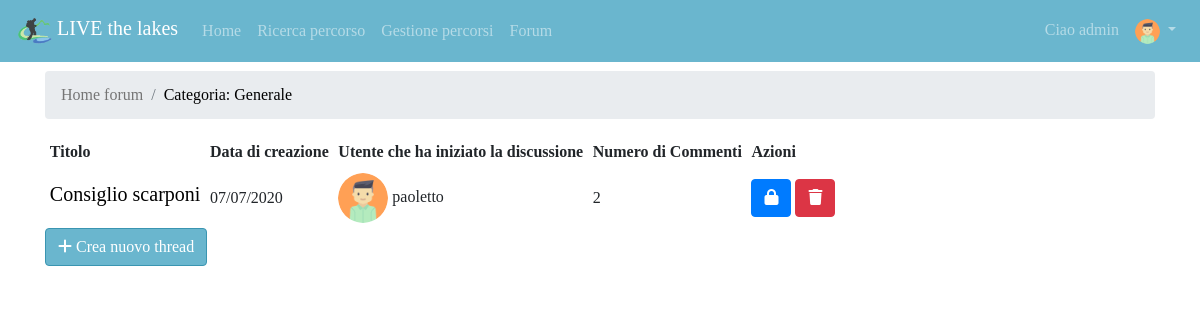
The page /forum/thread_category/1/ (signed in) on the database its author committed.
### forum/models.py (models this page shows)
class Category(models.Model):
    title = models.CharField(max_length=30, unique=True)

class Thread(models.Model):
    user = models.ForeignKey(Profile, on_delete=models.CASCADE)
    created_at = models.DateTimeField(auto_now_add=True)
    title = models.CharField(max_length=200)
    text = models.TextField()
    is_active = models.BooleanField(default=True)
    category = models.ForeignKey(Category, on_delete=models.CASCADE, default="None")
    def get_create_date(self):
        return self.created_at.strftime("%d/%m/%Y")
    def get_user(self):
        return self.user.user

### userManagement/models.py (models this page shows, shortened)
class Profile(models.Model):
    user = models.OneToOneField(User, on_delete=models.CASCADE, related_name='profile')
    avatar = models.ImageField(blank=True, default=static_avatar_path(), upload_to=user_directory_path)
    email = models.EmailField(blank=False, unique=True, default='user_{0}@default.com'.format(User.pk))

### forum/views.py (the view)
# urls.py: path('thread_category/<int:pk>/', ViewThreadCategoryForum.as_view(), name='viewThreadCategory'),
class ViewThreadCategoryForum(bc.LoginRequiredMixin, ListView):
    model = Thread
    template_name = "viewThreadForum.html"
    def get_context_data(self, **kwargs):
        context = super(ViewThreadCategoryForum, self).get_context_data()
        thread_dictionary = {}
        for th in Thread.objects.filter(category=self.kwargs.get('pk')):
            thread_dictionary[th] = Comment.objects.filter(thread=th).count()
        context['thread'] = thread_dictionary
        context['category'] = Category.objects.filter(pk=self.kwargs.get('pk')).last()
        return context

### forum/templates/viewThreadForum.html (shortened to what this page needs)
{% extends 'base.html' %}
{% block slideshow %}
    <div class="container">
        <div class="container py-2" id="mex-container">
        </div>
        <nav aria-label="breadcrumb">
            <ol class="breadcrumb">
                <li class="breadcrumb-item active" aria-current="page"><a style="color: #757575" href="{% url 'mainPageCategory' %}">Home
                    forum</a></li>
                <li class="breadcrumb-item active" aria-current="page"><a style="color: black"
                        href="{% url 'viewThreadCategory' category.pk %}">Categoria: {{ category.title }}</a></li>
            </ol>
        </nav>
        <table class="table-sm"
               data-toggle="table"
               data-pagination="true"
               data-page-size="10"
               data-search="true">
            <thead class="thead-light">
            <tr>
                <th scope="col" data-sortable="true" data-field="title">Titolo</th>
                <th scope="col" data-sortable="true" data-field="creation_date">Data di creazione</th>
                <th scope="col" data-field="user">Utente che ha iniziato la discussione</th>
                <th scope="col" data-sortable="true" data-field="number_comment">Numero di Commenti</th>
                {% if user.is_staff %}
                    <th scope="col">Azioni</th>
                {% endif %}
            </tr>
            </thead>
            <tbody>
            {% for key,value in thread.items %}
                <tr>
                    <th scope="row"><a href="{% url 'viewThreadComment' category.pk key.pk %}" style="color: black">
                        <h5>{{ key.title }}</h5>
                    </a>
                        </th>
                    <td>{{ key.get_create_date }}</td>
                    <td><img class="rounded-circle" width="50" height="50"
                             src="{{ key.user.avatar.url }}"
                             alt="Card image cap"> {{ key.get_user.username }}</td>
                    <td>{{ value }}</td>
                    {% if user.is_staff %}
                        <td>
                            {% if key.is_active %}
                                <a href="{% url 'lockThread' category.pk key.pk %}" class="btn btn-primary"
                                   title="Blocca Thread"
                                   onclick="return confirm('Vuoi davvero sospendere il thread?')"><i
                                        class="fas fa-lock"></i></a>
                            {% endif %}
                            <a href="{% url 'deleteThread' category.pk key.pk %}" class="btn btn-danger"
                               title="Elimina Thread"
                               onclick="return confirm('Vuoi davvero eliminare il thread?')"><i
                                    class="fas fa-trash"></i></a>
                        </td>
                    {% endif %}
                </tr>
            {% empty %}
                <div class="alert alert-info" role="alert" style="text-align: center">
                    Nessun Thread disponibile
                </div>
            {% endfor %}
            </tbody>
        </table>
        <a role="button" class="btn btn-secondary" href="{% url 'createThread' category.pk %}"><i
                class="fas fa-plus"></i> Crea nuovo thread </a>
    </div>
{% endblock %}

### templates/base.html (shortened to what this page needs)
{% load static %}
<!doctype html>
<html lang="en">
<head>
    <link rel="stylesheet" href="https://stackpath.bootstrapcdn.com/bootstrap/4.5.0/css/bootstrap.min.css"
>
    <link rel="stylesheet" href="https://cdnjs.cloudflare.com/ajax/libs/font-awesome/4.7.0/css/font-awesome.min.css">
    <link rel="stylesheet" href="https://unpkg.com/bootstrap-table@1.16.0/dist/bootstrap-table.min.css">
    <link rel="stylesheet" href="{% static 'css/style.css' %}">
</head>
<body>
<header>
    <nav class="navbar navbar-expand-md navbar-dark fixed-top">
        <a class="navbar-brand" href="{% url 'homepage' %}">
            <img src="{% static "img/logo.png" %}" width="36" height="36"
                 class="d-inline-block align-top" alt=""> LIVE the lakes
        </a>
        <div class="collapse navbar-collapse" id="navbarNav">
            <ul class="navbar-nav">
                <li class="nav-item">
                    <a class="nav-link" href="{% url 'homepage' %}">Home <span class="sr-only">(current)</span></a>
                </li>
                <li class="nav-item">
                    <a class="nav-link" href="{% url 'searchPath' %}">Ricerca percorso</a>
                </li>
                {% if request.user.is_staff %}
                    <li class="nav-item">
                        <a class="nav-link" href="{% url 'showPath' %}">Gestione percorsi</a>
                    </li>
                {% endif %}
                <li class="nav-item">
                    <a class="nav-link" href="{% url 'mainPageCategory' %}">Forum</a>
                </li>
            </ul>
            {% if not user.is_authenticated %}
                <ul class="navbar-nav ml-auto">
                    <li class="nav-item">
                        <a class="nav-link" href="{% url 'login' %}">Accedi</a>
                    </li>
                    <li class="nav-item">
                        <a class="nav-link" href="{% url 'registration' %}">Registrati</a>
                    </li>
                </ul>
            {% else %}
                <ul class="navbar-nav ml-auto">
                    <li class="nav-link">Ciao {{ user.username }} </li>
                    <li class="nav-item dropdown">
                        <a class="nav-link dropdown-toggle" href="#" id="navbarDropdown" role="button"
                           data-toggle="dropdown" aria-haspopup="true" aria-expanded="false">
                            <img class="rounded-circle" width="25" height="25" src="{{ user.profile.avatar.url }}">
                        </a>
                    </li>
                </ul>
            {% endif %}
        </div>
    </nav>
    {% block slideshow %}    {% endblock %}
</header>
</body>
</html>

### static/css/style.css (style rules this page uses)
body { padding-top: 55px; height: 100%; position: relative; background-color: white; font-family: CustomFont; }
.navbar { background-color: #6ab6ce; }
.btn-secondary { background: #6ab6ce; color: #ffffff; border-color: #3a95b1; font-family: CustomFont; }
html, header, .view { height: 100%; }

### rows shown on the page
Category: title "Generale"
Thread: title "Consiglio scarponi", get_create_date "07/07/2020", get_user.username "paoletto", user "2", is_active True (drawn)

### other values the page prints
{{ user.username }} "admin"
